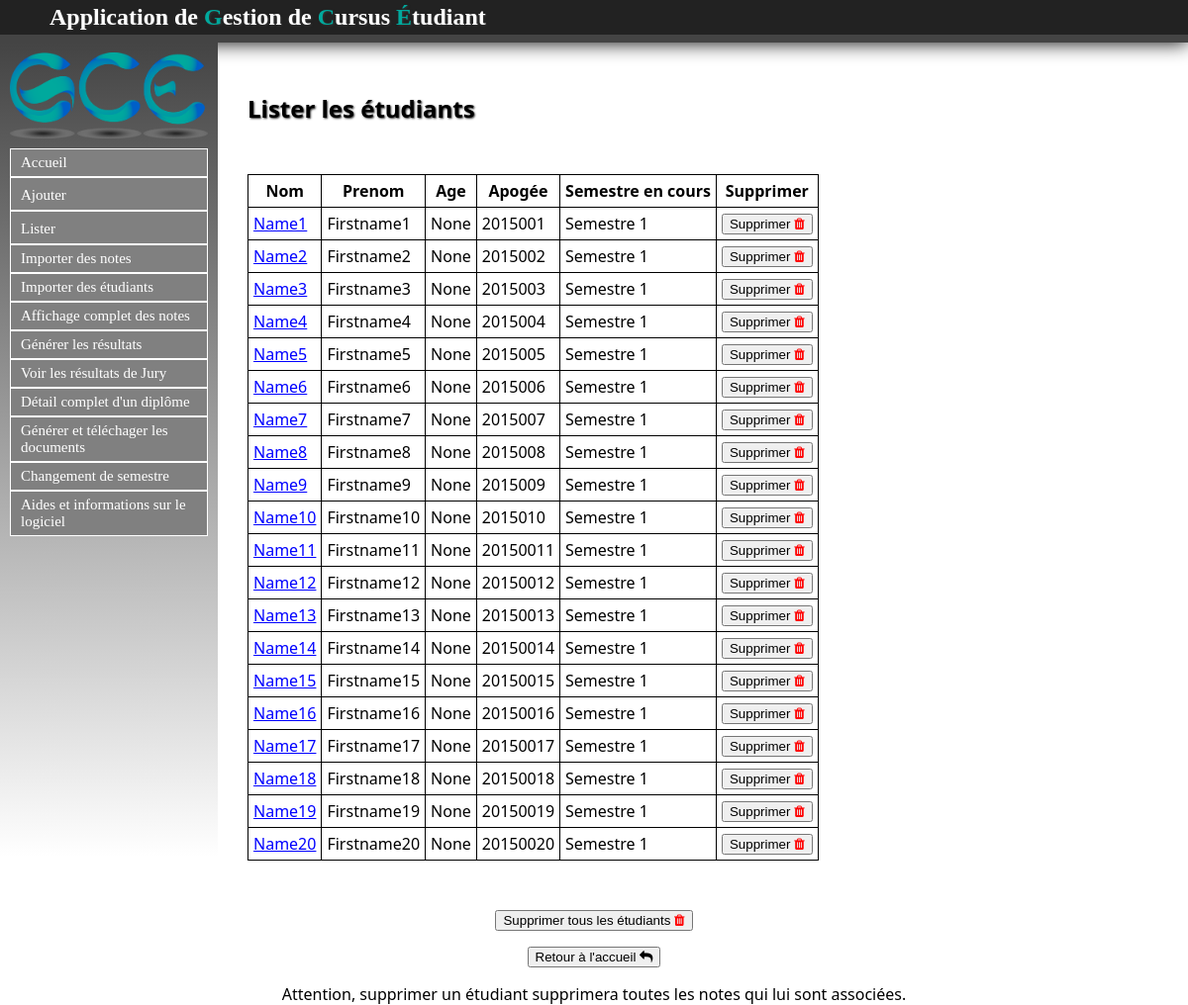
Before: /Etudiant/listeretus with the older database file.
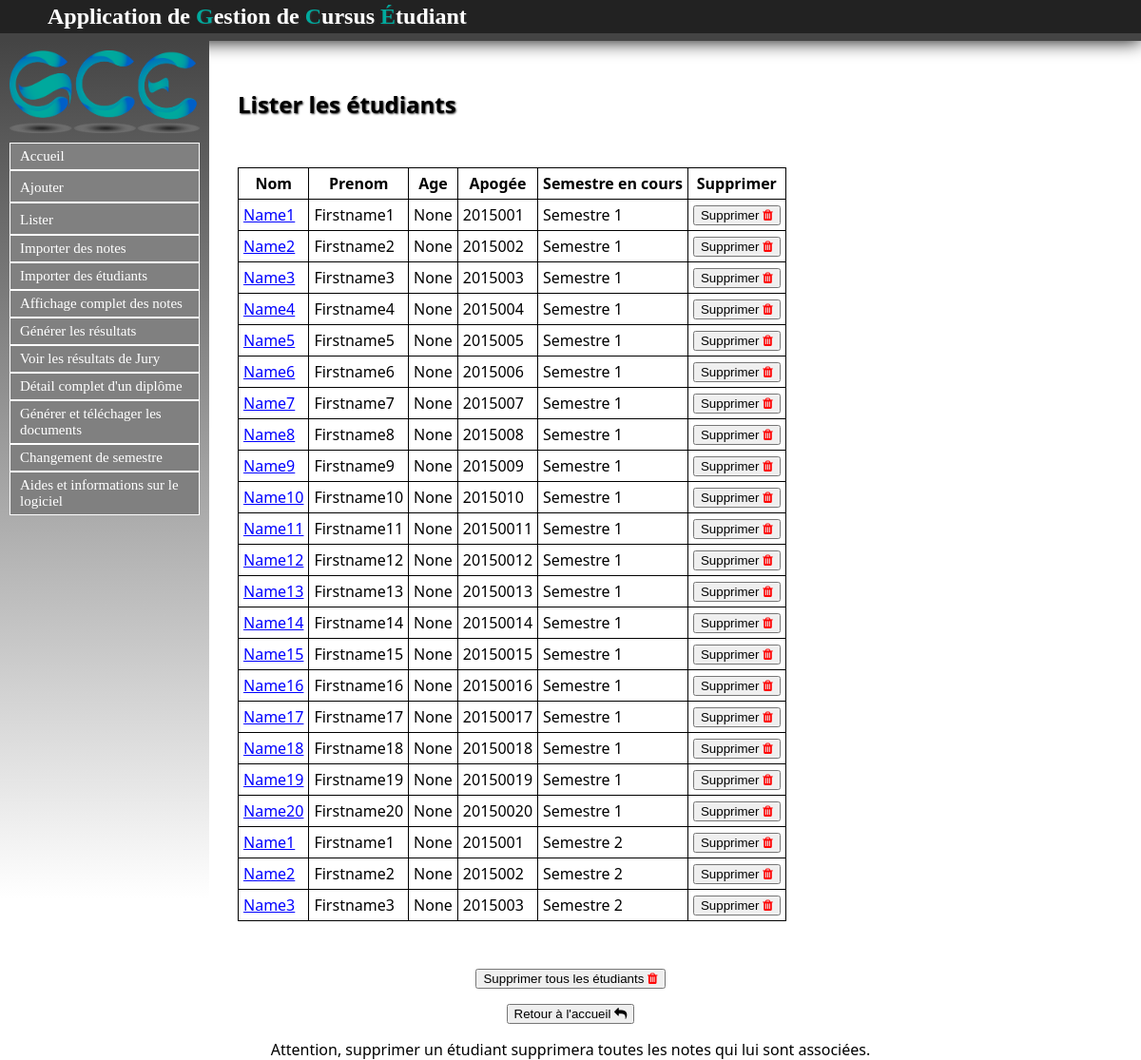
After: the same page with the newer database file.
### Etudiant/models.py (models this page shows, shortened)
class Appartient(models.Model):
	instance_semestre = models.ForeignKey(InstanceSemestre, null=False)
	etudiant = models.ForeignKey(Etu, null=False)

class Etu(models.Model):
	nom = models.CharField(max_length=30, null=False)
	prenom = models.CharField(max_length=30, null=False)
	age = models.IntegerField(null=True)
	apogee = models.IntegerField(null=True)
	date_naissance = models.CharField(max_length=100,null=True)
	sexe = models.CharField(max_length=1, null=True)
	adresse = models.CharField(max_length=100, null=True)
	ine = models.CharField(max_length=100, null=True)
	adresse_parents = models.CharField(max_length=100, null=True)
	tel = models.IntegerField(null=True)
	tel_par = models.IntegerField(null=True)
	lieu_naissance = models.CharField(max_length=100, null=True)
	nationalite = models.CharField(max_length=100, null=True)
	situation_familiale = models.CharField(max_length=100, null=True)
	situation_militaire = models.CharField(max_length=100, null=True)
	cate_socio_pro_chef_famille = models.CharField(max_length=100, null=True)
	cate_socio_pro_autre_parent = models.CharField(max_length=100, null=True)
	aide_financiere = models.CharField(max_length=100, null=True)
	bourse = models.CharField(max_length=100, null=True)

### Semestre/models.py (models this page shows)
class InstanceSemestre(models.Model):
	annee =  models.ForeignKey(Annee, null=False)
	semestre = models.ForeignKey(Semestre, null=False)
	def __str__(self):
		return str(self.semestre)

class Semestre(models.Model):
	code_ppn = models.CharField(max_length=30,null=False)
	code_apogee = models.CharField(max_length=30,null=False)
	intitule = models.CharField(max_length=30, null=False)
	diplome = models.ForeignKey(Diplome, null=True)
	def __str__(self):
		return self.intitule

### Etudiant/views.py (the view)
def listeretus(request):
	etus = Etu.objects.all()
	appartients = Appartient.objects.all()
	return render(request, 'contenu_html/listeretus.html',locals())

### Etudiant/templates/contenu_html/listeretus.html (shortened to what this page needs)
{% extends "templates/base.html" %}
{% block content %}
<h1>Lister les étudiants</h1>
{% if not etus %}
	<p>Il faut créer les étudiant avant de pouvoir les lister.</p>
{% else %}
	<table>
	<tr>
		<th>Nom</th>
		<th>Prenom</th>
		<th>Age</th>
		<th>Apogée</th>
		<th>Semestre en cours</th>
		<th>Supprimer</th>
	</tr>
{% endif %}
{% for appartient in appartients %}
	<tr>
		<td><a href="listeretu/{{ appartient.etudiant.id }}">{{ appartient.etudiant.nom }}</a></td>
		<td>{{ appartient.etudiant.prenom }}</td>
		<td>{{ appartient.etudiant.age }}</td>
		<td>{{ appartient.etudiant.apogee }}</td>
		<td>{{ appartient.instance_semestre }}
		<td><a href="suppretu/{{ appartient.etudiant.id }}"><button>Supprimer <i style="color:red;" class="fa fa-trash" aria-hidden="true"></i></button></a></td>
	</tr>
{% endfor %}
</table>
<p><a onclick="suppression();"><button>Supprimer tous les étudiants <i style="color:red;" class="fa fa-trash" aria-hidden="true"></i></button></a></p>
<a href="/"><button>Retour à l'accueil <i class="fa fa-reply" aria-hidden="true"></i></button></a>
<p>Attention, supprimer un étudiant supprimera toutes les notes qui lui sont associées.</p>
{% endblock %}

### cursusEtu/templates/base.html (shortened to what this page needs)
<html>
	<head>
		{% load static %}
		<link rel="stylesheet" type="text/css" href="{% static 'css/stylesheet.css' %}" />
		<link rel="stylesheet" type="text/css" href="{% static 'css/font-awesome.css' %}" />
	</head>
	<body>
		<div id="header">
			<h1>Application de <label id="GCE">G</label>estion de <label id="GCE">C</label>ursus <label id="GCE">É</label>tudiant</h1>
		</div>
		<nav id="menu">
			<img id="logo" src="{% static 'image/logo.png' %}" alt="Logo GCE" />
			<ul id="menu-deroulant">
		            <a href="/"><li>Accueil</li></a>
		        <li id="ajouter">
		            <a>Ajouter</a>
		        </li>
		        <li id="lister">
		            <a>Lister</a>
		        </li>
		            <a href="/Note/importer_csv"><li>Importer des notes</li></a>
					<a href="/Etudiant/importer_etu"><li>Importer des étudiants</li></a>
		            <a href="/Etudiant/affichageComplet"><li>Affichage complet des notes</li></a>
					<a href="/Note/listerResultat"><li>Générer les résultats</li></a>
					<a href="/Note/resultatJury"><li>Voir les résultats de Jury</li></a>
					<a href="/Diplome/detailDiplome"><li>Détail complet d'un diplôme</li></a>
					<a href="/Documents/genererDocuments"><li>Générer et téléchager les documents</li></a>
					<a href="/Semestre/faireEvoluerInstanceSemestre"><li>Changement de semestre</li></a>
					<a href="/aides"><li>Aides et informations sur le logiciel</li></a>
			</ul>
		</nav>
		<div id="main">
			{% block content %}
			{% endblock %}
		</div>
	</body>
</html>

### static/css/stylesheet.css (style rules this page uses)
a { color:#222222; text-decoration: none; }
table a { color: blue; text-decoration: underline; }
html,body { height: 100%; }
body { font-family: "Segoe UI", Verdana, serif; font-size:12pt; margin:0; padding:0; }
#header { width:100%; padding-top: 4px; padding-bottom: 4px; background-color:#222222; box-shadow:0 0 20px #000000; border-bottom:solid #444444 8px; font-family: walkway; }
#GCE { color: #00A99D; }
#menu a { color: white; font-size: 15px; font-family: walkway; }
li { border : 1px solid white; padding: 5px 0px 5px 0px; background-color :gray; cursor: pointer; padding-left: 10px; }
#menu-deroulant, #menu-deroulant ul { padding: 0; margin: 0; list-style: none; }
h1 { text-shadow:1px 1px 2px #333333; text-align: left; color:white; margin:0px; margin-left: 50px; font-size: 1.5em; }
#menu { background: linear-gradient(to bottom, #444444, white); width: 200px; height: 80%; padding: 10px; padding-top: 0px; float: left; }
#main { width : 800px; margin:auto; text-align: center; margin-top: 50px; }
table { border:1px solid black; border-collapse : collapse; }
#main h1 { color: black; }
table { margin: 50px 50px 50px 50px; }
td, th { padding: 5px; border:1px solid black; }
#logo { vertical-align: middle; width: 200px; margin-top: 10px; margin-bottom: 10px; }

Changed rows visible on the page:
added Appartient: etudiant.nom "Name1", etudiant.prenom "Firstname1", etudiant.age "None", etudiant.apogee "2015001", instance_semestre "Semestre 2"
added Appartient: etudiant.nom "Name2", etudiant.prenom "Firstname2", etudiant.age "None", etudiant.apogee "2015002", instance_semestre "Semestre 2"
added Appartient: etudiant.nom "Name3", etudiant.prenom "Firstname3", etudiant.age "None", etudiant.apogee "2015003", instance_semestre "Semestre 2"
